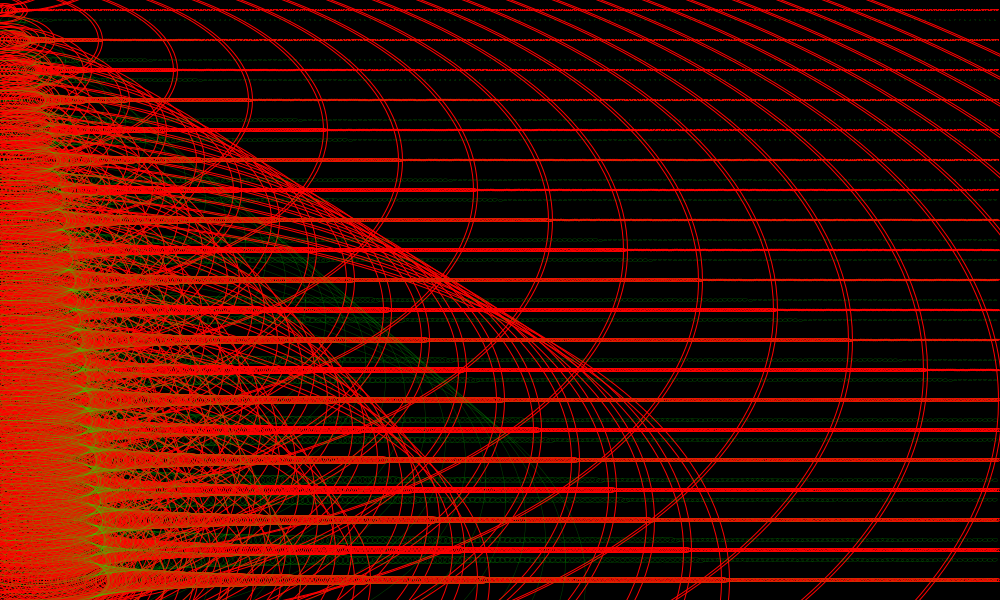
Frame 1 (no input)
Frame 60 (the mouse pressed at the canvas centre just before this capture): identical to frame 1, image omitted
Frame 120 (the mouse held since frame 60 and released just before this capture): identical to frame 1, image omitted

The Processing sketch that drew this single still picture (run headless with seeded random() and noise(); from frame 60 on, the mouse is pressed at the canvas centre):

// Processing sketch: processing_80076
// ── processing_80076.pde

void setup (){
  size (1000,600);
  
}


void draw (){
  
  background(0);
 
 rojo();
 
 verde ();
  
}

void verde (){
 
  strokeWeight( 0.5);
  
 for ( float a=0 ; a<height; a+=20){
   for (float b=0; b< width ; b+=5){
  
   noFill();
   stroke (0,255,0,70);
 
   ellipse (b, a, 10*(a/b) , 5*(a/b));
  
}
 }
}




void rojo(){
 
    strokeWeight( 1);
  
 for ( float a=-50 ; a<height; a+=30){
   for (float b=-50; b< width ; b+=2){
  
   noFill();
   stroke (255,0,0);
 
   ellipse (b, a, 10*(a/b) , 5*(a/b));

   }
 }
 
  
}
